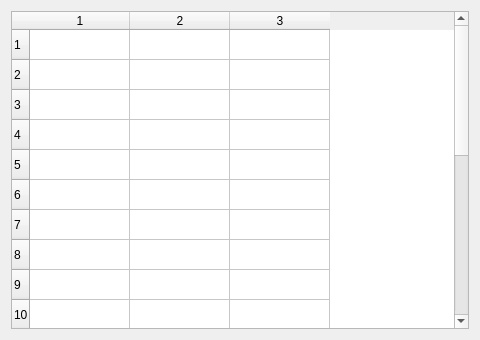
<?xml version="1.0" encoding="UTF-8"?>
<ui version="4.0"><class>Dialog</class><widget class="QDialog" name="Dialog"><property name="geometry"><rect><x>0</x><y>0</y><width>480</width><height>340</height></rect></property><property name="windowTitle"><string>#091 tables/176_size_20x3</string></property><layout class="QVBoxLayout" name="verticalLayout"><property name="leftMargin"><number>11</number></property><property name="topMargin"><number>11</number></property><property name="rightMargin"><number>11</number></property><property name="bottomMargin"><number>11</number></property><property name="spacing"><number>6</number></property><item><widget class="QTableWidget" name="table"><property name="rowCount"><number>20</number></property><property name="columnCount"><number>3</number></property></widget></item></layout></widget></ui>
